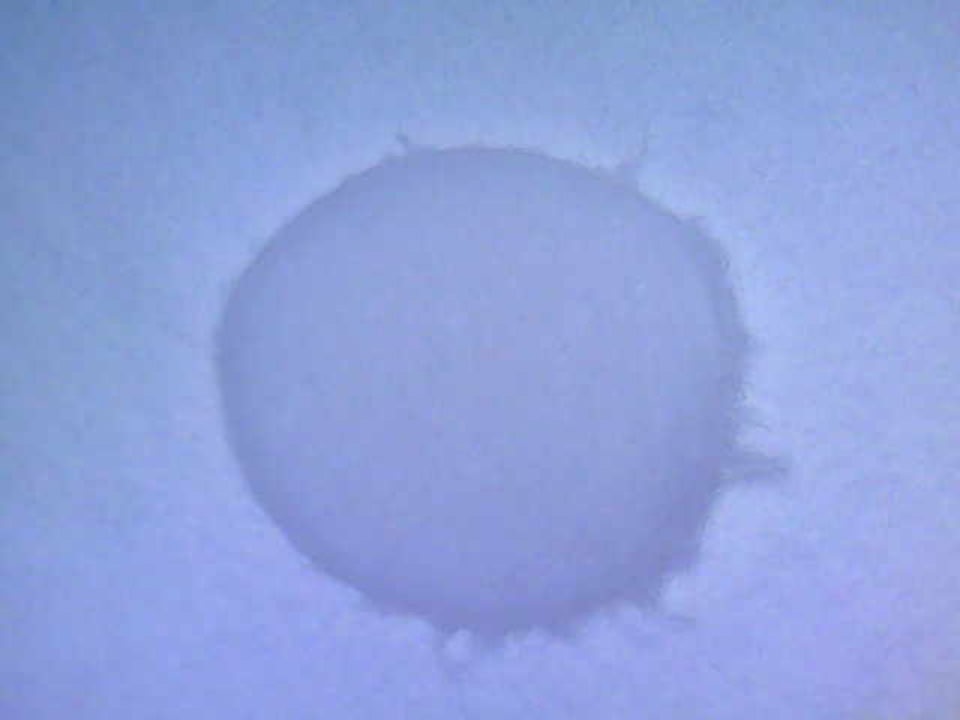
#> input picture models/training_images/00000_c90860e89bf275ef9587.jpg, 1920 x 1440 px (shown at 1/2 size)
$ python -i app.py   (imports and definitions only)   (older library calls are emulated)
#> lines starting #> are read from the running program, lines starting #| are printed output that depends on the picture
#!/usr/bin/env python3
"""Local chromium colorimetry training and prediction web app.

The app intentionally uses Python's standard-library HTTP server so the tool can
run in a lightweight local environment. The image/model stack is OpenCV,
scikit-learn, NumPy, and joblib. Ultralytics YOLO is used when available; the
OpenCV detector remains as a deterministic fallback and for pseudo-label
generation before a YOLO model exists.
"""

from __future__ import annotations

import argparse
import base64
import cgi
import hashlib
import json
import math
import mimetypes
import os
import shutil
import sys
import tempfile
import time
from dataclasses import dataclass
from datetime import datetime
from http import HTTPStatus
from http.server import SimpleHTTPRequestHandler, ThreadingHTTPServer
from pathlib import Path
from typing import Any

import cv2
import joblib
import numpy as np
from sklearn.base import clone
from sklearn.cross_decomposition import PLSRegression
from sklearn.ensemble import ExtraTreesRegressor
from sklearn.metrics import mean_absolute_error, mean_squared_error, r2_score
from sklearn.model_selection import StratifiedKFold, cross_val_predict
from sklearn.pipeline import make_pipeline
from sklearn.preprocessing import StandardScaler
from sklearn.svm import SVR


APP_DIR = Path(__file__).resolve().parent
INDEX_PATH = APP_DIR / "index.html"
MODEL_DIR = APP_DIR / "models"
MODEL_PATH = MODEL_DIR / "chromium_model.joblib"
YOLO_MODEL_PATH = MODEL_DIR / "spot_yolo.pt"
ARCHIVE_PATH = MODEL_DIR / "training_archive.joblib"
TRAINING_IMAGE_DIR = MODEL_DIR / "training_images"
WORK_DIR = APP_DIR / "runs"
# [2 lines not run here, left out]

MAX_REJECT_THUMBS = 80
MAX_PROCESS_THUMBS = 48
ADMIN_PASSWORD = "ywfxsy"
SUPPORTED_IMAGE_SUFFIXES = {".jpg", ".jpeg", ".png", ".bmp", ".tif", ".tiff"}


def now_stamp() -> str:
    return datetime.now().strftime("%Y-%m-%d %H:%M:%S")


# [16 lines left out: functions yolo_available, json_response, not called in this run]


def error_response(handler: SimpleHTTPRequestHandler, message: str, status: int = 400) -> None:
    json_response(handler, {"ok": False, "error": message}, status=status)


# [259 lines left out: functions read_image_bytes, encode_overlay, clamp_bbox, candidate_score, auto_detect_spot, load_yolo_model and 6 more, not called in this run]


@dataclass
class Sample:
    name: str
    concentration: float
    img_bgr: np.ndarray
    image_bytes: bytes | None = None
    origin: str = "new"
    record_id: str = ""
    user_name: str = ""
    bbox: tuple[float, float, float, float] | None = None
    detector_source: str = ""
    detector_confidence: float = 0.0
    features: np.ndarray | None = None
    summary: np.ndarray | None = None
    rejected: bool = False
    reason: str = ""


# [13 lines left out: function sample_record_id, not called in this run]


def mark_reject(sample: Sample, reason: str) -> None:
    sample.rejected = True
    sample.reason = reason


# [149 lines left out: functions initial_process_samples, reject_duplicate_samples, apply_existing_model_label_check, load_archived_samples, clear_archive, save_training_archive and 2 more, not called in this run]


def safe_predict(model: Any, x: np.ndarray) -> np.ndarray:
    pred = model.predict(x)
    return np.asarray(pred, dtype=float).reshape(-1)


# [316 lines left out: functions evaluate_models, apply_cv_residual_filter, group_warnings, save_uploaded_training_images, train_yolo_if_possible, rejected_payload and 2 more, not called in this run]


def load_artifact() -> dict[str, Any] | None:
    if not MODEL_PATH.exists():
        return None
    try:
        return joblib.load(MODEL_PATH)
    except Exception:
        return None


# [29 lines left out: function model_status, not called in this run]


def predict_image(img_bgr: np.ndarray, name: str = "image") -> dict[str, Any]:
    artifact = load_artifact()
    if artifact is None:
        raise ValueError("尚未训练模型，请先在训练模式中训练")
    yolo_model = load_yolo_model()
    detection = detect_spot(img_bgr, yolo_model)
    bbox = detection["bbox"]
    reasons = image_quality_checks(img_bgr, bbox, detection["source"], float(detection["confidence"]))
    if reasons:
        return {
            "ok": True,
            "name": name,
            "qc_status": "fail",
            "qc_reasons": reasons,
            "spot_bbox": [float(v) for v in bbox],
            "detector": detection,
            "overlay": encode_overlay(img_bgr, bbox, "qc fail"),
        }
    features, _ = extract_features(img_bgr, bbox)
    pred = float(safe_predict(artifact["regressor"], features.reshape(1, -1))[0])
    levels = np.array(artifact.get("levels", []), dtype=float)
    low, high = artifact.get("range", [float(np.min(levels)), float(np.max(levels))])
    pred_clipped = float(np.clip(pred, low, high))
    nearest = float(levels[np.argmin(np.abs(levels - pred_clipped))])
    extrapolation = pred < low or pred > high
    distance = float(abs(pred_clipped - nearest))
    return {
        "ok": True,
        "name": name,
        "qc_status": "ok" if not extrapolation else "warning",
        "qc_reasons": ["预测值超出训练浓度范围，已裁剪到训练范围"] if extrapolation else [],
        "pred_mg_L": pred_clipped,
        "raw_pred_mg_L": pred,
        "nearest_standard_mg_L": nearest,
        "distance_to_standard": distance,
        "spot_bbox": [float(v) for v in bbox],
        "detector": detection,
        "model": {
            "created_at": artifact.get("created_at"),
            "regressor_name": artifact.get("regressor_name"),
            "range": artifact.get("range"),
        },
        "overlay": encode_overlay(img_bgr, bbox, "ok" if not extrapolation else "warning"),
    }


# [47 lines left out: function parse_training_request, not called in this run]


class ChromiumHandler(SimpleHTTPRequestHandler):
    server_version = "ChromiumColorimetry/1.0"

    def log_message(self, fmt: str, *args: Any) -> None:
        sys.stderr.write("[%s] %s\n" % (now_stamp(), fmt % args))

    # [5 lines left out: function end_headers, not called in this run]

    def do_OPTIONS(self) -> None:
        self.send_response(HTTPStatus.NO_CONTENT)
        self.end_headers()

    # [116 lines left out: functions do_GET, parse_multipart, do_POST, train_from_folder, run_self_test, main, not called in this run]


# [2 lines not run here, left out]

>>> import cv2
>>> picture = cv2.imread('models/training_images/00000_c90860e89bf275ef9587.jpg', cv2.IMREAD_GRAYSCALE)
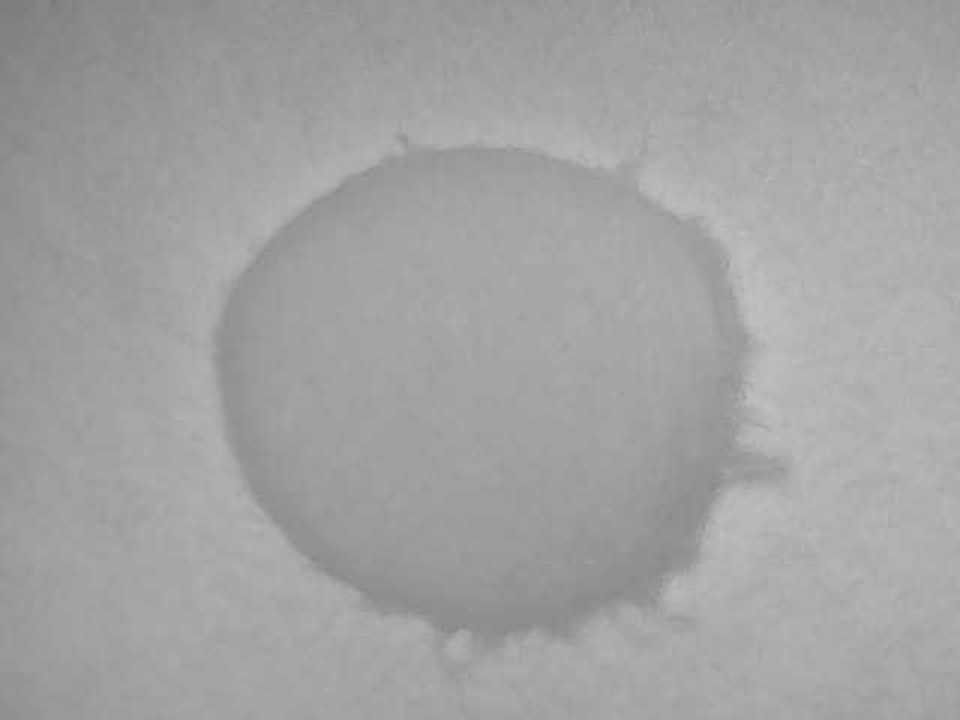
#> picture: shape (1440, 1920) (shown at 1/2 size); min 120, max 193, mean 162.4
>>> result = predict_image(picture)
#> (the run stopped early here; a loop or call above may not have finished)
